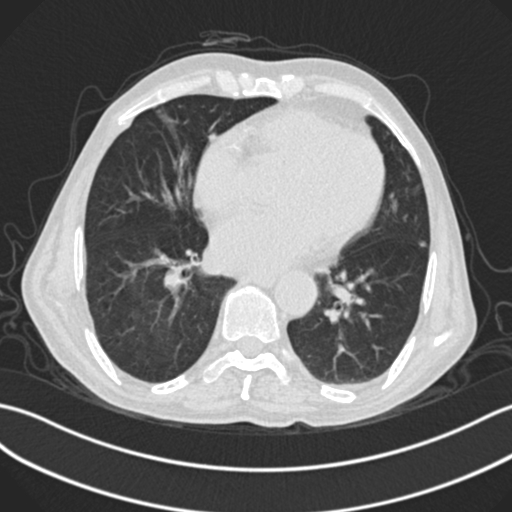
#> input picture muestra cualitativa  consisa/Malignant case (269)_normal.jpg, 512 x 512 px
$ python -i algorithms.py   (imports and definitions only)
#> lines starting #> are read from the running program, lines starting #| are printed output that depends on the picture
#> further down, picture is the input picture: shape (512, 512, 3); min 37, max 255, mean 108.5
### core/histograms.py
"""Histogram utilities for grayscale image analysis."""

from __future__ import annotations

import cv2
import numpy as np


def to_grayscale(image_bgr: np.ndarray) -> np.ndarray:
    """Convert a BGR image to grayscale.

    If the input is already grayscale, return it unchanged.
    """
    if image_bgr.ndim == 2:
        return image_bgr
    return cv2.cvtColor(image_bgr, cv2.COLOR_BGR2GRAY)


# [5 lines left out: function calculate_grayscale_histogram, not called in this run]

### core/algorithms.py
"""Contrast enhancement algorithms."""

from __future__ import annotations

import cv2
import numpy as np

from core.histograms import to_grayscale
from core.morphology import apply_black_top_hat, apply_enhanced_top_hat, apply_white_top_hat


def _to_uint8(image: np.ndarray) -> np.ndarray:
    """Clamp and convert an image to uint8."""
    return np.clip(image, 0, 255).astype(np.uint8)


# [11 lines left out: functions _normalize_to_uint8, apply_histogram_equalization, not called in this run]


def apply_clahe(image_bgr: np.ndarray, clip_limit: float = 2.0, tile_grid_size: tuple[int, int] = (8, 8)) -> np.ndarray:
    """Apply CLAHE to the grayscale version of an image."""
#> called with clip_limit = 2, tile_grid_size = (8, 8)
    grayscale_image = to_grayscale(image_bgr)
    clahe = cv2.createCLAHE(clipLimit=float(clip_limit), tileGridSize=tile_grid_size)
    return clahe.apply(grayscale_image)
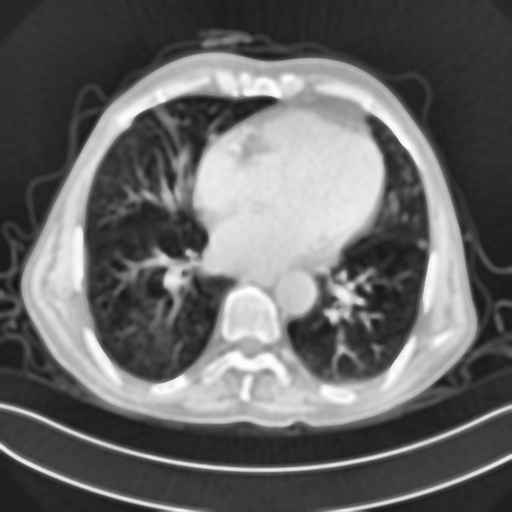
#> returned value: shape (512, 512); min 20, max 255, mean 103.7


def bilateral_filter(image_bgr: np.ndarray, d: int = 9, sigma_color: float = 75.0, sigma_space: float = 75.0) -> np.ndarray:
    """Reduce noise while preserving edges using bilateral filtering."""
    grayscale_image = to_grayscale(image_bgr)
    return cv2.bilateralFilter(grayscale_image, d=int(d), sigmaColor=float(sigma_color), sigmaSpace=float(sigma_space))


# [11 lines left out: function gamma_correction, not called in this run]


def unsharp_mask(image_bgr: np.ndarray, sigma: float = 1.2, amount: float = 1.5, threshold: float = 0.0) -> np.ndarray:
    """Sharpen edges with a controlled unsharp mask."""
#> called with sigma = 1.2, amount = 1.5, threshold = 0
    grayscale_image = to_grayscale(image_bgr)
    blurred = cv2.GaussianBlur(grayscale_image, (0, 0), sigmaX=float(sigma), sigmaY=float(sigma))
    sharpened = cv2.addWeighted(grayscale_image, float(amount), blurred, -float(amount - 1.0), float(0.0))
    if threshold > 0:
        low_contrast_mask = np.abs(grayscale_image.astype(np.int16) - blurred.astype(np.int16)) < float(threshold)
        sharpened = np.where(low_contrast_mask, grayscale_image, sharpened)
    return _to_uint8(sharpened)


# [44 lines left out: functions homomorphic_filter, multi_scale_white_tophat, not called in this run]


def pipeline_bilateral_clahe_unsharp(
    image_bgr: np.ndarray,
    clip_limit: float = 2.0,
    tile_grid_size: tuple[int, int] = (8, 8),
) -> np.ndarray:
    """Apply bilateral filtering, CLAHE and unsharp masking in sequence."""
    filtered = bilateral_filter(image_bgr)
    equalized = apply_clahe(filtered, clip_limit=clip_limit, tile_grid_size=tile_grid_size)
    return unsharp_mask(equalized)


# [61 lines left out: functions pipeline_gamma_clahe_multi_tophat, pipeline_homomorphic_clahe_enhanced_tophat, apply_morphological_algorithm, process_algorithm, not called in this run]

>>> import cv2
>>> picture = cv2.imread('../muestra cualitativa  consisa/Malignant case (269)_normal.jpg')
>>> result = pipeline_bilateral_clahe_unsharp(picture)

$ run again, on muestra cualitativa  consisa/Malignant case (420)_ruido.jpg
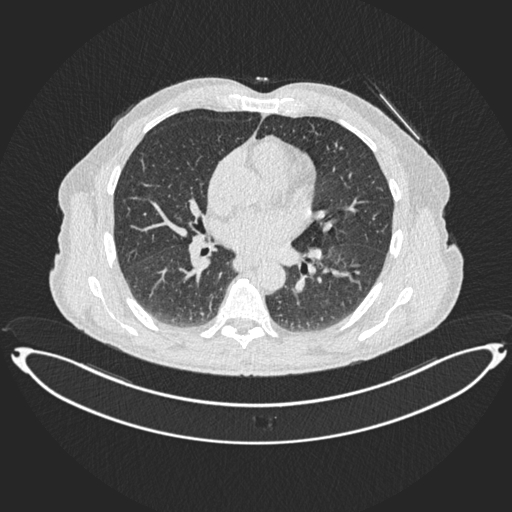
#> input picture muestra cualitativa  consisa/Malignant case (420)_ruido.jpg, 512 x 512 px
#> picture is the input picture: shape (512, 512, 3); min 37, max 255, mean 93
#> in apply_clahe, `return clahe.apply(grayscale_image)`:
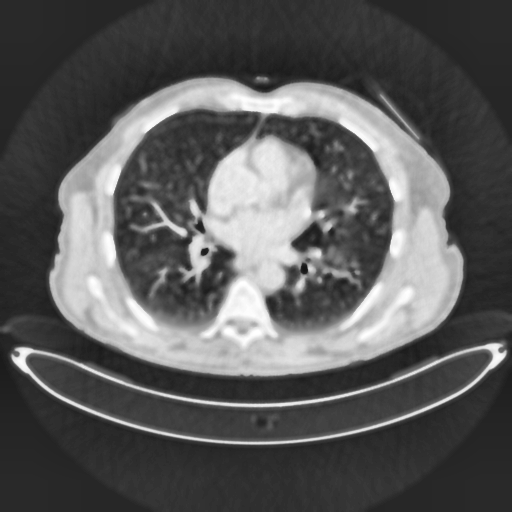
#> returned value: shape (512, 512); min 20, max 255, mean 90.2

$ run again, on muestra cualitativa  consisa/Malignant case (51)_bajo_contraste.jpg
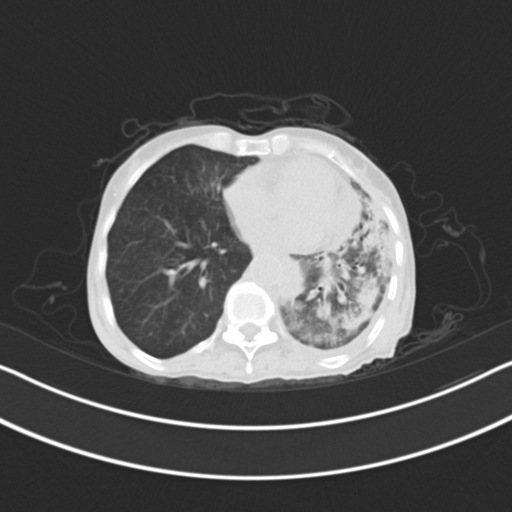
#> input picture muestra cualitativa  consisa/Malignant case (51)_bajo_contraste.jpg, 512 x 512 px
#> picture is the input picture: shape (512, 512, 3); min 37, max 255, mean 82.6
#> in apply_clahe, `return clahe.apply(grayscale_image)`:
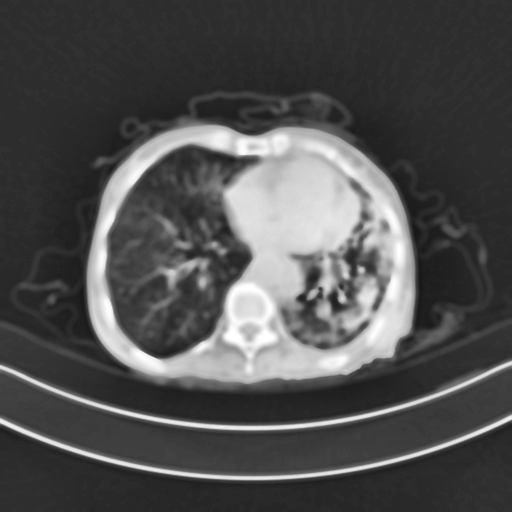
#> returned value: shape (512, 512); min 23, max 255, mean 80.1
